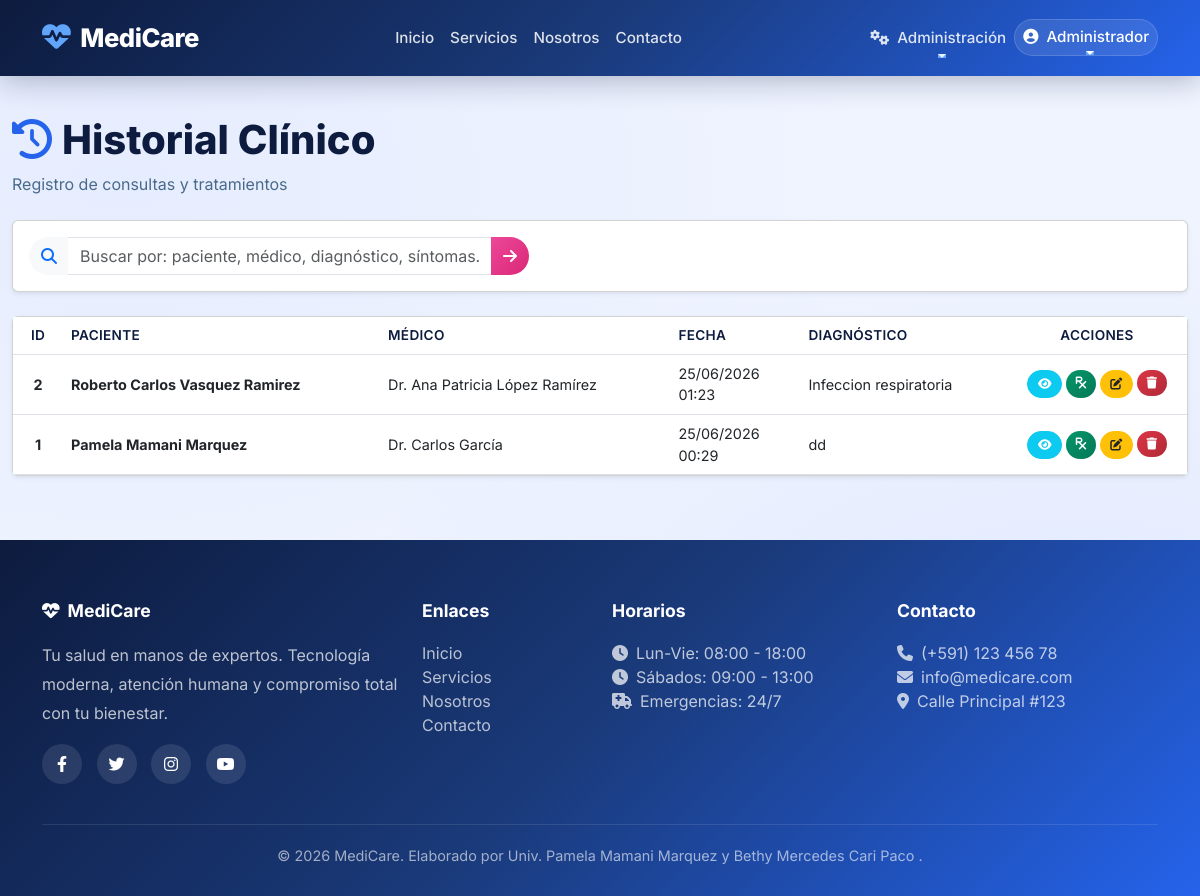
The app's page /historial/ (signed in) with its own data.
### app/models/usuario.py (models this page shows, shortened)
class Usuario(UserMixin, db.Model):
    __tablename__ = 'usuarios'
    id = db.Column(db.Integer, primary_key=True)
    username = db.Column(db.String(80), unique=True, nullable=False)
    email = db.Column(db.String(120), unique=True, nullable=False)
    password_hash = db.Column(db.String(200), nullable=False)
    rol = db.Column(db.String(20), nullable=False, default='paciente')
    nombres = db.Column(db.String(100))
    apellidos = db.Column(db.String(100))
    ci = db.Column(db.String(20))
    telefono = db.Column(db.String(20))
    fecha_registro = db.Column(db.DateTime, default=datetime.utcnow)
    activo = db.Column(db.Boolean, default=True)
    paciente = db.relationship('Paciente', back_populates='usuario', uselist=False)
    medico = db.relationship('Medico', back_populates='usuario', uselist=False)
    def is_admin(self):
        return self.rol == 'admin'

### app/models/historial.py (models this page shows)
class HistorialClinico(db.Model):
    __tablename__ = 'historiales'
    id = db.Column(db.Integer, primary_key=True)
    paciente_id = db.Column(db.Integer, db.ForeignKey('pacientes.id'))
    medico_id = db.Column(db.Integer, db.ForeignKey('medicos.id'))
    cita_id = db.Column(db.Integer, db.ForeignKey('citas.id'))
    fecha = db.Column(db.DateTime, default=datetime.utcnow)
    diagnostico = db.Column(db.Text)
    sintomas = db.Column(db.Text)
    tratamiento = db.Column(db.Text)
    observaciones = db.Column(db.Text)
    paciente = db.relationship('Paciente', back_populates='historial')
    medico = db.relationship('Medico', back_populates='historial')
    cita = db.relationship('Cita', back_populates='historial')
    recetas = db.relationship('Receta', back_populates='historial')

### app/models/paciente.py (models this page shows, shortened)
class Paciente(db.Model):
    __tablename__ = 'pacientes'
    id = db.Column(db.Integer, primary_key=True)
    usuario_id = db.Column(db.Integer, db.ForeignKey('usuarios.id'), unique=True)
    ci = db.Column(db.String(20), unique=True, nullable=False)
    nombres = db.Column(db.String(100), nullable=False)
    apellidos = db.Column(db.String(100), nullable=False)
    fecha_nacimiento = db.Column(db.Date)
    genero = db.Column(db.String(10))
    telefono = db.Column(db.String(20))
    direccion = db.Column(db.String(200))
    email = db.Column(db.String(120))
    seguro_medico = db.Column(db.String(100))
    alergias = db.Column(db.Text)
    fecha_registro = db.Column(db.DateTime, default=datetime.utcnow)
    usuario = db.relationship('Usuario', back_populates='paciente', uselist=False)
    citas = db.relationship('Cita', back_populates='paciente')
    historial = db.relationship('HistorialClinico', back_populates='paciente')

### app/models/medico.py (models this page shows, shortened)
class Medico(db.Model):
    __tablename__ = 'medicos'
    id = db.Column(db.Integer, primary_key=True)
    usuario_id = db.Column(db.Integer, db.ForeignKey('usuarios.id'), unique=True)
    especialidad_id = db.Column(db.Integer, db.ForeignKey('especialidades.id'))
    sala_id = db.Column(db.Integer, db.ForeignKey('salas.id'))  # ✅ Nueva columna
    nombre = db.Column(db.String(100), nullable=False)
    apellidos = db.Column(db.String(100), nullable=False)
    telefono = db.Column(db.String(20))
    email = db.Column(db.String(120))
    consultorio = db.Column(db.String(50))
    horario_atencion = db.Column(db.String(100))
    usuario = db.relationship('Usuario', back_populates='medico', uselist=False)
    especialidad = db.relationship('Especialidad', back_populates='medicos')
    sala = db.relationship('Sala', back_populates='medicos')
    citas = db.relationship('Cita', back_populates='medico')
    historial = db.relationship('HistorialClinico', back_populates='medico')
    def nombre_completo(self):
        return f"Dr. {self.nombre} {self.apellidos}"

### app/historial/routes.py (the view, shortened to what this page needs)
@bp_historial.route('/')
@login_required
def index():
    search = request.args.get('search', '').strip()
    if current_user.is_admin():
        query = HistorialClinico.query
    elif current_user.is_medico():
        medico = Medico.query.filter_by(usuario_id=current_user.id).first()
        if medico:
            query = HistorialClinico.query.filter_by(medico_id=medico.id)
        else:
            query = HistorialClinico.query.filter_by(medico_id=-1)
    elif current_user.is_paciente():
        paciente = Paciente.query.filter_by(usuario_id=current_user.id).first()
        if paciente:
            query = HistorialClinico.query.filter_by(paciente_id=paciente.id)
        else:
            query = HistorialClinico.query.filter_by(paciente_id=-1)
    elif current_user.is_recepcionista():
        query = HistorialClinico.query
    else:
        flash('⛔ No tienes permisos.', 'danger')
        return redirect(url_for('core.landing'))
    historiales = query.order_by(HistorialClinico.fecha.desc()).all()
    return render_template('historial/index.html', historiales=historiales, search=search)

### templates/historial/index.html (shortened to what this page needs)
{% extends "base.html" %}
{% block content %}
<div class="container-fluid py-4">
    <div class="d-flex justify-content-between align-items-center mb-4 flex-wrap gap-2">
        <div>
            <h1 style="font-weight: 800; color: #0d1b3e;">
                <i class="fas fa-history" style="color: #2563eb; margin-right: 10px;"></i>Historial Clínico
            </h1>
            <p style="color: #4a6a8a; margin: 0;">Registro de consultas y tratamientos</p>
        </div>
    </div>
    <div class="card shadow-sm mb-4">
        <div class="card-body p-3">
            <form method="GET" action="{{ url_for('historial.index') }}" class="d-flex gap-2">
                <div class="input-group" style="max-width: 500px;">
                    <span class="input-group-text bg-light border-0" style="border-radius: 50px 0 0 50px;">
                        <i class="fas fa-search text-primary"></i>
                    </span>
                    <input type="text" class="form-control" name="search"
                           placeholder="Buscar por: paciente, médico, diagnóstico, síntomas..."
                           value="{{ search }}"
                           style="border-left: none; border-radius: 0; border-color: #dee2e6;">
                    <button type="submit" class="btn" style="border-radius: 0 50px 50px 0; background: linear-gradient(135deg, #ec4899, #db2777); color: white; border: none;">
                        <i class="fas fa-arrow-right"></i>
                    </button>
                </div>
            </form>
        </div>
    </div>
    <div class="card shadow-sm">
        <div class="card-body p-0">
            <div class="table-responsive">
                <table class="table table-hover align-middle mb-0">
                    <thead style="background: #f8f9fa;">
                        <tr>
                            <th style="width: 50px;" class="text-center">ID</th>
                            <th>Paciente</th>
                            <th>Médico</th>
                            <th style="width: 130px;">Fecha</th>
                            <th>Diagnóstico</th>
                            <th style="width: 180px;" class="text-center">Acciones</th>
                        </tr>
                    </thead>
                    <tbody>
                        {% for historial in historiales %}
                        <tr>
                            <td class="text-center"><strong>{{ historial.id }}</strong></td>
                            <td>
                                <strong>{{ historial.paciente.nombres if historial.paciente else 'N/A' }}
                                      {{ historial.paciente.apellidos if historial.paciente else '' }}</strong>
                            </td>
                            <td>{{ historial.medico.nombre_completo() if historial.medico else 'N/A' }}</td>
                            <td>{{ historial.fecha.strftime('%d/%m/%Y %H:%M') if historial.fecha else 'N/A' }}</td>
                            <td>
                                {% if historial.diagnostico and historial.diagnostico|length > 50 %}
                                    {{ historial.diagnostico[:50] }}...
                                {% else %}
                                    {{ historial.diagnostico or 'Sin diagnóstico' }}
                                {% endif %}
                            </td>
                            <td>
                                <div class="d-flex gap-1 justify-content-center">
                                    <a href="{{ url_for('historial.show', id=historial.id) }}"
                                       class="btn btn-sm btn-info text-white"
                                       style="border-radius: 50px; padding: 4px 10px;"
                                       title="Ver historial">
                                        <i class="fas fa-eye"></i>
                                    </a>
                                    <a href="{{ url_for('historial.recetas', id=historial.id) }}"
                                       class="btn btn-sm btn-success"
                                       style="border-radius: 50px; padding: 4px 10px;"
                                       title="Ver recetas">
                                        <i class="fas fa-prescription"></i>
                                    </a>
                                    {% if current_user.is_admin() or current_user.is_medico() %}
                                    <a href="{{ url_for('historial.editar', id=historial.id) }}"
                                       class="btn btn-sm btn-warning text-dark"
                                       style="border-radius: 50px; padding: 4px 10px;"
                                       title="Editar historial">
                                        <i class="fas fa-edit"></i>
                                    </a>
                                    {% endif %}
                                    {% if current_user.is_admin() %}
                                    <form method="POST" action="{{ url_for('historial.eliminar', id=historial.id) }}"
                                          style="display:inline;"
                                          onsubmit="return confirm('¿Estás seguro de eliminar este historial? Esta acción no se puede deshacer.')">
                                        <button type="submit" class="btn btn-sm btn-danger"
                                                style="border-radius: 50px; padding: 4px 10px;"
                                                title="Eliminar historial">
                                            <i class="fas fa-trash"></i>
                                        </button>
                                    </form>
                                    {% endif %}
                                </div>
                            </td>
                        </tr>
                        {% endfor %}
                    </tbody>
                </table>
            </div>
        </div>
    </div>
</div>
{% endblock %}

### templates/base.html (shortened to what this page needs)
<!DOCTYPE html>
<html lang="es">
<head>
    <link href="https://cdn.jsdelivr.net/npm/bootstrap@5.3.0/dist/css/bootstrap.min.css" rel="stylesheet">
    <link rel="stylesheet" href="https://cdnjs.cloudflare.com/ajax/libs/font-awesome/6.4.0/css/all.min.css">
</head>
<body>
    <nav class="navbar navbar-expand-lg navbar-custom">
        <div class="container">
            <a class="navbar-brand" href="{{ url_for('core.landing') }}">
                <i class="fas fa-heartbeat"></i>MediCare
            </a>
            <div class="collapse navbar-collapse" id="navbarNav">
                <ul class="navbar-nav mx-auto">
                    <li class="nav-item">
                        <a class="nav-link" href="{{ url_for('core.landing') }}">Inicio</a>
                    </li>
                    <li class="nav-item">
                        <a class="nav-link" href="{{ url_for('core.servicios') }}">Servicios</a>
                    </li>
                    <li class="nav-item">
                        <a class="nav-link" href="{{ url_for('core.about') }}">Nosotros</a>
                    </li>
                    <li class="nav-item">
                        <a class="nav-link" href="{{ url_for('core.contacto') }}">Contacto</a>
                    </li>
                </ul>
                <ul class="navbar-nav">
                    {% if current_user.is_authenticated %}
                        {% if current_user.is_admin() %}
                        <li class="nav-item dropdown">
                            <a class="nav-link dropdown-toggle text-white" href="#" id="adminDropdown" role="button" data-bs-toggle="dropdown">
                                <i class="fas fa-cogs me-1"></i> Administración
                            </a>
                        </li>
                        {% endif %}
                        <li class="nav-item dropdown user-dropdown">
                            <a class="nav-link dropdown-toggle text-white" href="#" id="userDropdown" role="button" data-bs-toggle="dropdown">
                                <i class="fas fa-user-circle me-1"></i>
                                {{ current_user.nombres }}
                            </a>
                        </li>
                    {% endif %}
                </ul>
            </div>
        </div>
    </nav>
    <main>
        {% block content %}{% endblock %}
    </main>
    <footer class="footer-custom">
        <div class="container">
            <div class="row g-4">
                <div class="col-md-4">
                    <h5><i class="fas fa-heartbeat me-2"></i>MediCare</h5>
                    <p style="opacity: 0.8; line-height: 1.8; position: relative; z-index: 1;">Tu salud en manos de expertos. Tecnología moderna, atención humana y compromiso total con tu bienestar.</p>
                    <div class="social-links mt-3">
                        <a href="#"><i class="fab fa-facebook-f"></i></a>
                        <a href="#"><i class="fab fa-twitter"></i></a>
                        <a href="#"><i class="fab fa-instagram"></i></a>
                        <a href="#"><i class="fab fa-youtube"></i></a>
                    </div>
                </div>
                <div class="col-md-2">
                    <h5>Enlaces</h5>
                    <ul class="list-unstyled">
                        <li><a href="{{ url_for('core.landing') }}">Inicio</a></li>
                        <li><a href="{{ url_for('core.servicios') }}">Servicios</a></li>
                        <li><a href="{{ url_for('core.about') }}">Nosotros</a></li>
                        <li><a href="{{ url_for('core.contacto') }}">Contacto</a></li>
                    </ul>
                </div>
                <div class="col-md-3">
                    <h5>Horarios</h5>
                    <ul class="list-unstyled" style="opacity: 0.8;">
                        <li><i class="fas fa-clock me-2"></i>Lun-Vie: 08:00 - 18:00</li>
                        <li><i class="fas fa-clock me-2"></i>Sábados: 09:00 - 13:00</li>
                        <li><i class="fas fa-ambulance me-2"></i>Emergencias: 24/7</li>
                    </ul>
                </div>
                <div class="col-md-3">
                    <h5>Contacto</h5>
                    <ul class="list-unstyled" style="opacity: 0.8;">
                        <li><i class="fas fa-phone me-2"></i>(+591) 123 456 78</li>
                        <li><i class="fas fa-envelope me-2"></i>info@medicare.com</li>
                        <li><i class="fas fa-map-marker-alt me-2"></i>Calle Principal #123</li>
                    </ul>
                </div>
            </div>
            <div class="footer-bottom">
                <p class="mb-0">&copy; 2026 MediCare. Elaborado por Univ. Pamela Mamani Marquez y Bethy Mercedes Cari Paco .</p>
            </div>
        </div>
    </footer>
</body>
</html>

### records on screen
Usuario: nombres "Administrador"
HistorialClinico: id "2", paciente "Roberto Carlos", paciente "Vasquez Ramirez", medico "Dr. Ana Patricia López Ramírez", fecha "25/06/2026 01:23", diagnostico "Infeccion respiratoria"
HistorialClinico: id "1", paciente "Pamela", paciente "Mamani Marquez", medico "Dr. Carlos García", fecha "25/06/2026 00:29", diagnostico "dd"
